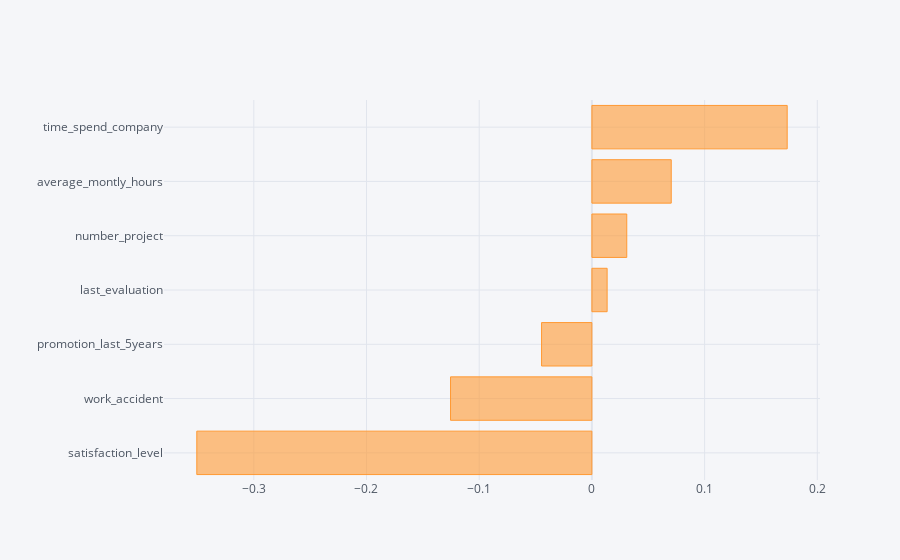

Notebook code for this chart:
### Code cell
df.corr()['left'].sort_values().drop('left').iplot(kind = 'barh');

### Figure 1 — Plotly figure (JSON) as saved in the notebook; plotly's stock layout.template omitted (floating-point values rounded to 4 significant figures)
{"data": [{"marker": {"color": "rgba(255, 153, 51, 0.6)", "line": {"color": "rgba(255, 153, 51, 1.0)", "width": 1}}, "name": "left", "orientation": "h", "text": "", "type": "bar", "x": [-0.3506, -0.1254, -0.04466, 0.01352, 0.03093, 0.07041, 0.1733], "y": ["satisfaction_level", "work_accident", "promotion_last_5years", "last_evaluation", "number_project", "average_montly_hours", "time_spend_company"]}], "layout": {"legend": {"bgcolor": "#F5F6F9", "font": {"color": "#4D5663"}}, "paper_bgcolor": "#F5F6F9", "plot_bgcolor": "#F5F6F9", "title": {"font": {"color": "#4D5663"}}, "xaxis": {"gridcolor": "#E1E5ED", "showgrid": true, "tickfont": {"color": "#4D5663"}, "title": {"font": {"color": "#4D5663"}, "text": ""}, "zerolinecolor": "#E1E5ED"}, "yaxis": {"gridcolor": "#E1E5ED", "showgrid": true, "tickfont": {"color": "#4D5663"}, "title": {"font": {"color": "#4D5663"}, "text": ""}, "zerolinecolor": "#E1E5ED"}}}
